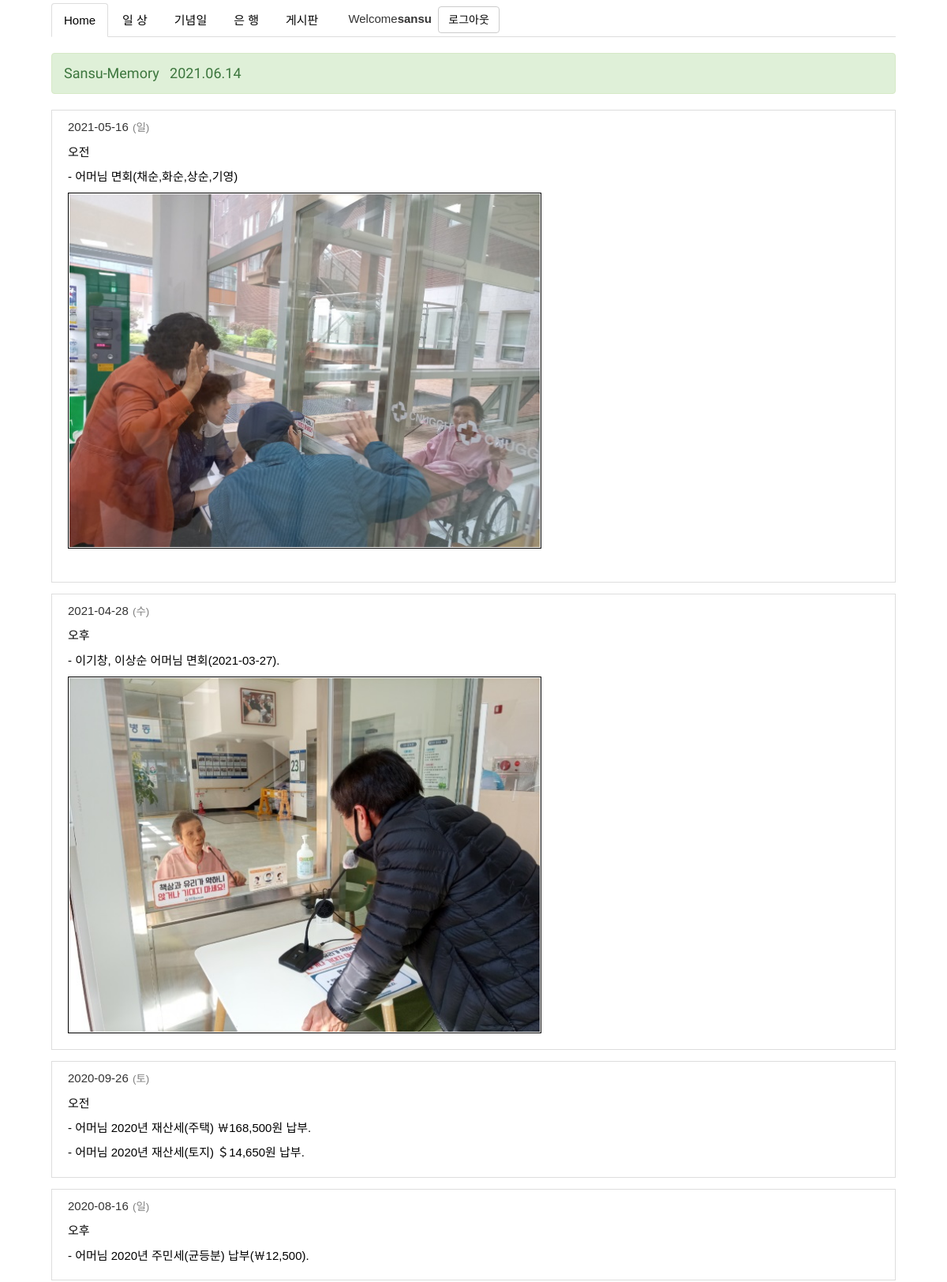
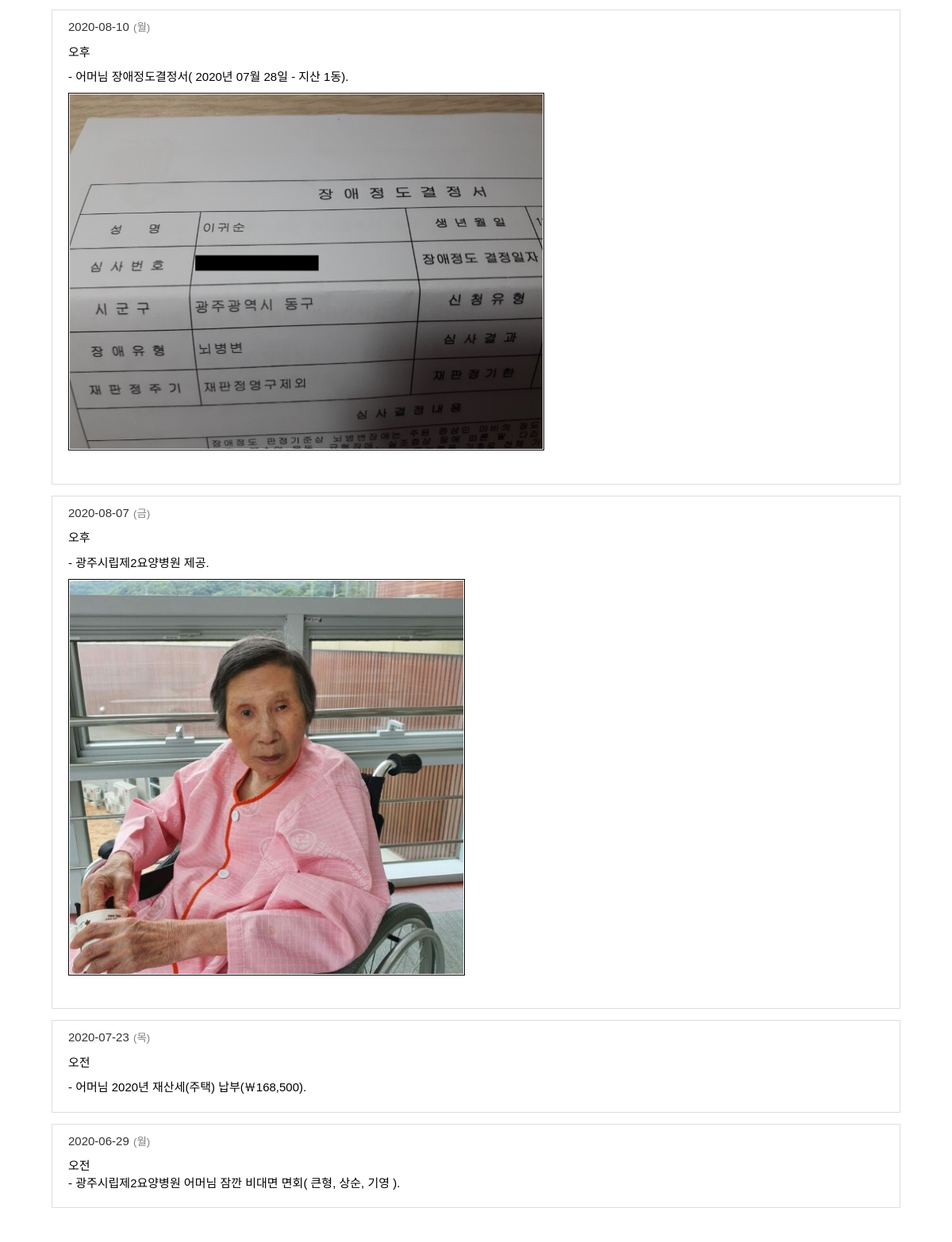
Page /daily_list/ (signed in) on the committed database (2 pictures, top to bottom).
### family_site/models.py (models this page shows, shortened)
class Daily(models.Model):
    daily_date = models.DateField('날자', help_text='날자입력')
    daily_day = models.CharField('요일', max_length=4, help_text='토요일 입력')
    daily_content = models.TextField('글내용', help_text='summernote 글 내용')
    daily_created_date = models.DateTimeField('생성일', default=timezone.now, help_text='생성날자')
    daily_published_date = models.DateTimeField('수정일', auto_now=True, help_text='수정날자')
    class Meta:
        ordering = ('-id',)

### family_site/views.py (the view)
# urls.py: path('daily_list/', views.DailyListView.as_view(), name='daily_list'),
class DailyListView(ListView):
    model = Daily
    template_name = 'family_site/daily/daily_list.html'

### family_site/templates/family_site/daily/daily_list.html
{% extends 'main_layout.html' %}
{% load static %}
{% block stylesheet %} {% static 'family_site/css/daily/daily_list.css' %} {% endblock stylesheet %}
{% block content1 %}
{% for i in object_list%}
<div id='daily'>
    <ul>
        <li><span>{{ i.daily_date|date:'Y-m-d' }}</span> <span>({{ i.daily_day }})</span></li>
        <li><span>{{ i.daily_content|safe }}</span></li>
    </ul>
</div>
{% endfor %}
{% endblock content1 %}

### templates/main_layout.html (shortened to what this page needs)
<!DOCTYPE html>
{% load static %}
{% load humanize %}
<html lang="ko">
<head>
    <link rel="stylesheet" href="https://maxcdn.bootstrapcdn.com/bootstrap/3.3.7/css/bootstrap.min.css" />
    <link rel="stylesheet" type="text/css" href="{% static 'css/main_layout.css' %}" />
    <link rel="stylesheet" type="text/css" href="{% block stylesheet %}  {% endblock stylesheet %}" />
</head>
<body>
<div data-role="page">
<div id="base_page_wrap">
    <div class="container-fluid" id="nav">
            <ul class="nav nav-tabs">
            <li class="active"><a href="{% url 'sansu' %}">Home</a></li>
            <li><a href="{% url 'family_site:daily_list' %}">일 상</a></li>
            <li><a href="{% url 'family_site:anniversary_list' %}">기념일</a></li>
            <li><a href="{% url 'family_site:wrbank_list' %}">은 행</a></li>
            <li><a href="{% url 'family_site:note_list' %}">게시판</a></li>
            <li id='login_signup'>
                {% if user.is_active %}
                    <span class='welcome'>Welcome<strong>{% firstof user_get_short_name user.get_username  %}</strong>&nbsp;&nbsp;<a class='btn btn-default' href="{% url 'account_logout' %}">로그아웃</a></span>
                {% else %}
                    <span class='welcome'>
                        <a class='btn btn-default' href='{% url 'family_site:kakao_login' %}'>로그인</a>
                    </span>
                {% endif %}
            </li>
           </ul>
    </div>
    <div class="container-fluid">
        <div class="row">
            <div class="col-xs-12">
                <h4 class="alert alert-success" role="alert">Sansu-Memory &nbsp;&nbsp;{% now 'Y.m.d' %}</h4>
                {% block content1 %}{% endblock content1 %}
            </div>
        </div>
    </div>
    <div class="container-fluid">
        <div class="row">
            <div class="col-xs-12">
            </div>
        </div>
    </div>
</div>
</div>
    <br><br><br><br><br><br>
</body>
</html>

### staticfiles/css/main_layout.css (style rules this page uses)
* { padding: 0px; margin: 0px; font-size: 15px; font-family: "맑은 고딕", 나눔고딕, 고딕, Arial, Tahoma, "Trebuche MS", "Times New Roman", 바탕, 바탕체; word-wrap: break-word; }
#nav a:link, a:visited, a:hover, a:active { color: black; font-weight: normal; }
#base_page_wrap { max-width: 1100px; margin: 0 auto; border-top: 4px solid white; }
#base_page_wrap h4 { margin-top: 20px; margin-bottom: 20px; }
h4 { color: gray; text-align: left; font-family: 'Miltonian Tattoo', cursive; }
#login_signup { padding-left: 20px; padding-top: 4px; }

### family_site/static/family_site/css/daily/daily_list.css (style rules this page uses)
#daily { border: 1px solid #dddddd; padding: 10px 10px 10px 20px; margin-bottom: 14px; display: block; overflow: auto; }
#daily > ul { list-style: none; }
#daily > ul > li:first-child > span+span { font-size: 0.9em; color: gray; padding-left: 1px; }
#daily ul> li:nth-child(2) > span { font-size: 0.9em; color: black; padding-top: 10px; display: block; }
img { display: block; max-width: 98%; max-height: 98%; position: relative; overflow: hidden; border: 1px solid #000000; padding: 1px; }

### rows in the picture
Daily: daily_date "2021-05-16", daily_day "일", daily_content "오전 - 어머님 면회(채순,화순,상순,기영)", daily_content (picture)
Daily: daily_date "2021-04-28", daily_day "수", daily_content "오후 - 이기창, 이상순 어머님 면회(2021-03-27).", daily_content (picture)
Daily: daily_date "2020-09-26", daily_day "토", daily_content "오전 - 어머님 2020년 재산세(주택) ￦168,500원 납부. - 어머님 2020년 재산세(토지) ＄14,650원 납부."
Daily: daily_date "2020-08-16", daily_day "일", daily_content "오후 - 어머님 2020년 주민세(균등분) 납부(￦12,500)."
Daily: daily_date "2020-08-10", daily_day "월", daily_content "오후 - 어머님 장애정도결정서( 2020년 07월 28일 - 지산 1동).", daily_content (picture)
Daily: daily_date "2020-08-07", daily_day "금", daily_content "오후 - 광주시립제2요양병원 제공.", daily_content (picture)
Daily: daily_date "2020-07-23", daily_day "목", daily_content "오전 - 어머님 2020년 재산세(주택) 납부(￦168,500)."
Daily: daily_date "2020-06-29", daily_day "월", daily_content "오전 - 광주시립제2요양병원 어머님 잠깐 비대면 면회( 큰형, 상순, 기영 )."
